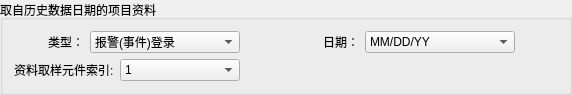
           <widget class="QGroupBox" name="ProjectDataSourceHistory">
            <property name="geometry">
             <rect>
              <x>10</x>
              <y>255</y>
              <width>572</width>
              <height>82</height>
             </rect>
            </property>
            <property name="title">
             <string>取自历史数据日期的项目资料</string>
            </property>
            <layout class="QVBoxLayout" name="verticalLayout_15">
             <item>
              <layout class="QHBoxLayout" name="horizontalLayout_62">
               <item>
                <widget class="QLabel" name="label_60">
                 <property name="minimumSize">
                  <size>
                   <width>70</width>
                   <height>0</height>
                  </size>
                 </property>
                 <property name="text">
                  <string>类型：</string>
                 </property>
                 <property name="alignment">
                  <set>Qt::AlignRight|Qt::AlignTrailing|Qt::AlignVCenter</set>
                 </property>
                </widget>
               </item>
               <item>
                <widget class="QComboBox" name="ProjectDataTypeCombox">
                 <property name="minimumSize">
                  <size>
                   <width>150</width>
                   <height>0</height>
                  </size>
                 </property>
                 <property name="maximumSize">
                  <size>
                   <width>150</width>
                   <height>16777215</height>
                  </size>
                 </property>
                 <item>
                  <property name="text">
                   <string>报警(事件)登录</string>
                  </property>
                 </item>
                 <item>
                  <property name="text">
                   <string>资料取样</string>
                  </property>
                 </item>
                </widget>
               </item>
               <item>
                <spacer name="horizontalSpacer_97">
                 <property name="orientation">
                  <enum>Qt::Horizontal</enum>
                 </property>
                 <property name="sizeHint" stdset="0">
                  <size>
                   <width>40</width>
                   <height>20</height>
                  </size>
                 </property>
                </spacer>
               </item>
               <item>
                <widget class="QLabel" name="label_61">
                 <property name="minimumSize">
                  <size>
                   <width>70</width>
                   <height>0</height>
                  </size>
                 </property>
                 <property name="text">
                  <string>日期：</string>
                 </property>
                 <property name="alignment">
                  <set>Qt::AlignRight|Qt::AlignTrailing|Qt::AlignVCenter</set>
                 </property>
                </widget>
               </item>
               <item>
                <widget class="QComboBox" name="ProjectHistoryDataDate">
                 <property name="minimumSize">
                  <size>
                   <width>150</width>
                   <height>0</height>
                  </size>
                 </property>
                 <property name="maximumSize">
                  <size>
                   <width>150</width>
                   <height>16777215</height>
                  </size>
                 </property>
                 <item>
                  <property name="text">
                   <string>MM/DD/YY</string>
                  </property>
                 </item>
                 <item>
                  <property name="text">
                   <string>MM/DD/YYYY</string>
                  </property>
                 </item>
                 <item>
                  <property name="text">
                   <string>DD/MM/YY</string>
                  </property>
                 </item>
                 <item>
                  <property name="text">
                   <string>DD.MM.YY</string>
                  </property>
                 </item>
                 <item>
                  <property name="text">
                   <string>DD/MM/YYYY</string>
                  </property>
                 </item>
                 <item>
                  <property name="text">
                   <string>DD.MM.YYYY</string>
                  </property>
                 </item>
                 <item>
                  <property name="text">
                   <string>YY/MM/DD</string>
                  </property>
                 </item>
                 <item>
                  <property name="text">
                   <string>YYYY/MM/DD</string>
                  </property>
                 </item>
                </widget>
               </item>
               <item>
                <spacer name="horizontalSpacer_98">
                 <property name="orientation">
                  <enum>Qt::Horizontal</enum>
                 </property>
                 <property name="sizeHint" stdset="0">
                  <size>
                   <width>40</width>
                   <height>20</height>
                  </size>
                 </property>
                </spacer>
               </item>
              </layout>
             </item>
             <item>
              <layout class="QHBoxLayout" name="horizontalLayout_25">
               <item>
                <widget class="QLabel" name="ItemIndexLabel">
                 <property name="text">
                  <string>资料取样元件索引:</string>
                 </property>
                </widget>
               </item>
               <item>
                <widget class="QComboBox" name="ItemIndexCombox">
                 <property name="minimumSize">
                  <size>
                   <width>120</width>
                   <height>0</height>
                  </size>
                 </property>
                 <property name="maximumSize">
                  <size>
                   <width>120</width>
                   <height>16777215</height>
                  </size>
                 </property>
                 <item>
                  <property name="text">
                   <string>1</string>
                  </property>
                 </item>
                 <item>
                  <property name="text">
                   <string>2</string>
                  </property>
                 </item>
                 <item>
                  <property name="text">
                   <string>3</string>
                  </property>
                 </item>
                 <item>
                  <property name="text">
                   <string>4</string>
                  </property>
                 </item>
                 <item>
                  <property name="text">
                   <string>5</string>
                  </property>
                 </item>
                 <item>
                  <property name="text">
                   <string>6</string>
                  </property>
                 </item>
                 <item>
                  <property name="text">
                   <string>7</string>
                  </property>
                 </item>
                 <item>
                  <property name="text">
                   <string>8</string>
                  </property>
                 </item>
                 <item>
                  <property name="text">
                   <string>9</string>
                  </property>
                 </item>
                 <item>
                  <property name="text">
                   <string>10</string>
                  </property>
                 </item>
                </widget>
               </item>
               <item>
                <spacer name="horizontalSpacer_34">
                 <property name="orientation">
                  <enum>Qt::Horizontal</enum>
                 </property>
                 <property name="sizeHint" stdset="0">
                  <size>
                   <width>40</width>
                   <height>20</height>
                  </size>
                 </property>
                </spacer>
               </item>
              </layout>
             </item>
            </layout>
           </widget>
